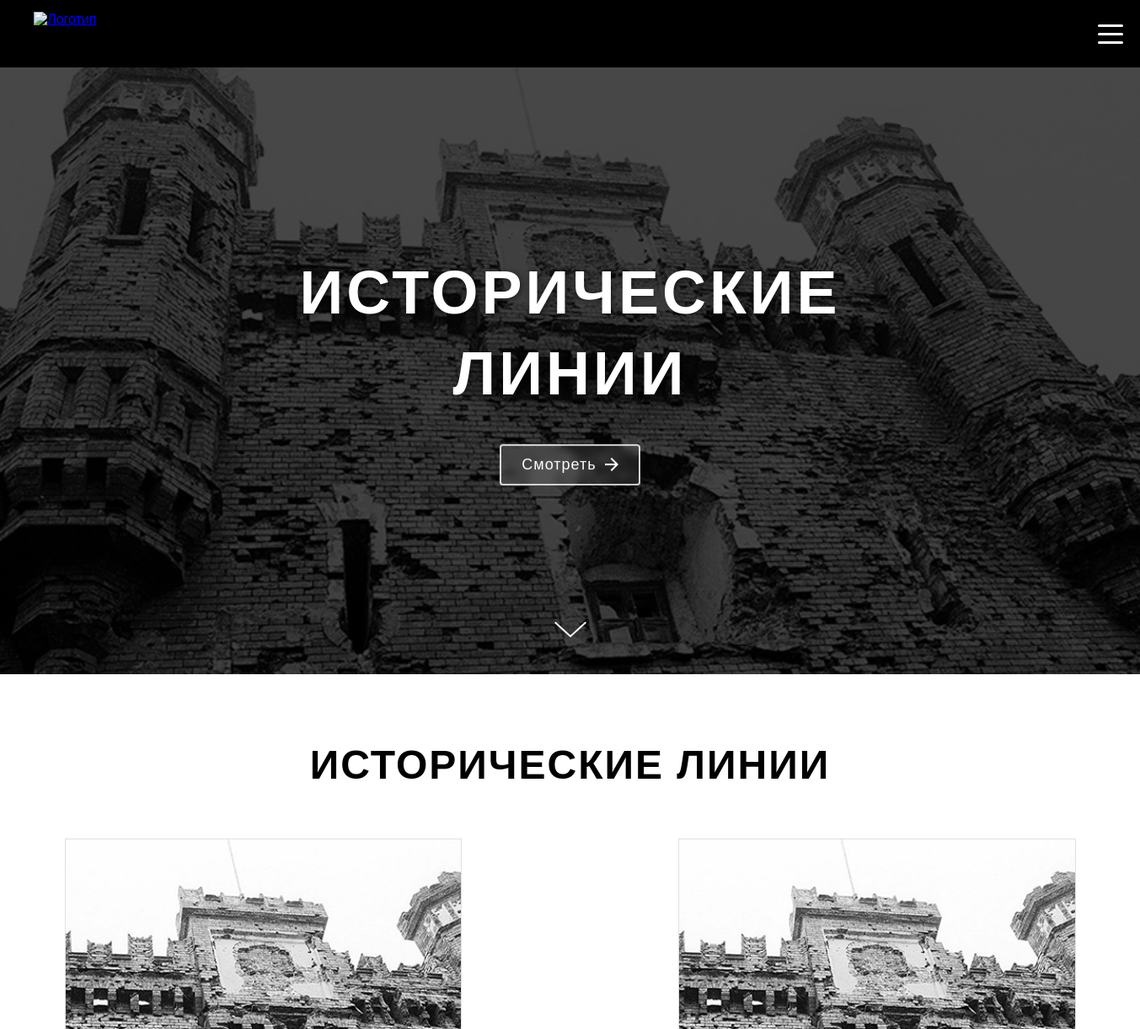
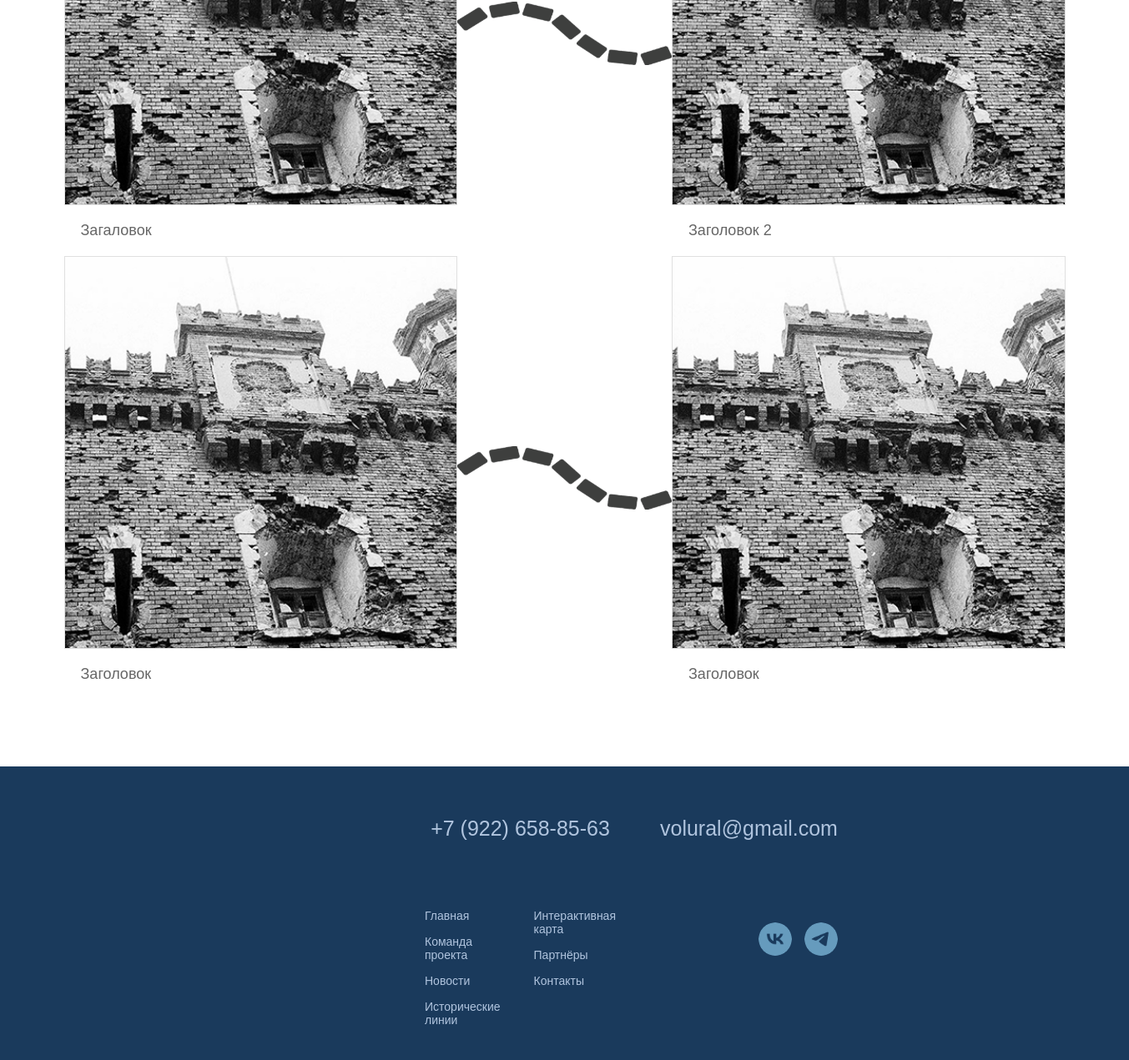
The page /history/ on the database its author committed (2 pictures, top to bottom).
### core/models.py (models this page shows, shortened)
class HistoryLine(models.Model):
    title = models.CharField(max_length=200, blank=True)
    image = models.ImageField(upload_to='history/')
    description = models.TextField(blank=True, null=True)
    order = models.PositiveIntegerField(default=0)
    class Meta:
        ordering = ['order']

### core/views.py (the view)
# urls.py: path('history/', history_lines_page, name='history'),
def history_lines_page(request):
    lines = HistoryLine.objects.all().order_by('order')
    return render(request, 'historyLine.html', {'history_lines': lines})

### core/templates/historyLine.html (shortened to what this page needs)
<!DOCTYPE html>
<html lang="ru">
<head>
    {% load static %}
    <link rel="stylesheet" href="{% static 'css/main.css' %}">
    <link rel="stylesheet" href="{% static 'css/historyLine.css' %}">
</head>
<body>
    <header id="header">
        <div class="menu-container">
            <div class="logo">
                <a href="/" class="logo-link" aria-label="Главная">
                    <img src="https://static.tildacdn.info/tild3238-3263-4763-b737-373635623637/noroot.png" alt="Логотип">
                </a>
            </div>
            <button class="hamburger" id="hamburger" aria-label="Меню">
                <span></span>
                <span></span>
                <span></span>
            </button>
        </div>
    </header>
    <section id="history-line-hero">
        <div class="history-line-wrapper">
            <div class="history-line-background">
                <img src="{% static 'img/historyLine-Castel.png' %}" alt="Исторические линии" class="history-line-image">
                <div class="history-line-overlay"></div>
            </div>
            <div class="history-line-content">
                <h1 class="history-line-title">
                    <span class="history-line-title-line">ИСТОРИЧЕСКИЕ</span>
                    <span class="history-line-title-line">ЛИНИИ</span>
                </h1>
                <a href="#history-line-content" class="history-line-cta">
                    <span>Смотреть</span>
                    <svg width="16" height="16" viewBox="0 0 16 16" fill="white">
                        <path d="M8 0L6.59 1.41L12.17 7H0v2h12.17l-5.58 5.59L8 16l8-8z"/>
                    </svg>
                </a>
            </div>
            <div class="history-line-arrow">
            </div>
        </div>
    </section>
    <section id="history-line-content">
        <div class="history-line-content-container">
            <h2 class="history-line-content-title">Исторические линии</h2>
            <div class="history-line-row">
                {% for line in history_lines %}
                <div class="history-line-item">
                    <div class="history-line-image-placeholder">
                        <img src="{{ line.image.url }}"
                             alt="{{ line.title }}"
                             class="history-line-placeholder-img"
                             onclick="openHistoryModal(this)"
                             data-title="{{ line.title }}"
                             data-description="{{ line.description }}">
                    </div>
                    <div class="history-line-description">
                        <p>{{ line.title }}</p>
                    </div>
                </div>
                {% if not forloop.last and not forloop.counter|divisibleby:2 %}
                <div class="history-line-connector">
                    <img src="{% static 'img/path.svg' %}" alt="">
                </div>
                {% endif %}
                {% empty %}
                <p>Исторических линий пока нет.</p>
                {% endfor %}
            </div>
        </div>
    </section>
    <footer id="footer">
        <div class="footer-container">
            <div class="footer-middle">
                <a href="tel:+79226588563" class="footer-phone">+7 (922) 658-85-63</a>
                <div class="footer-nav-columns">
                    <div class="footer-nav-column">
                        <a href="main.html#hero" class="footer-link">Главная</a>
                        <a href="teams.html" class="footer-link">Команда проекта</a>
                        <a href="news.html" class="footer-link">Новости</a>
                        <a href="historyLine.html" class="footer-link">Исторические линии</a>
                    </div>
                    <div class="footer-nav-column">
                        <a href="main.html#interactive-map" class="footer-link">Интерактивная карта</a>
                        <a href="partners.html" class="footer-link">Партнёры</a>
                        <a href="contacts.html" class="footer-link">Контакты</a>
                    </div>
                </div>
            </div>
            <div class="footer-right">
                <a href="mailto:volural@gmail.com" class="footer-email">volural@gmail.com</a>
                <div class="footer-social">
                    <a href="#" target="_blank" class="footer-social-icon" aria-label="VKontakte">
                        <img src="{% static 'img/logoVK.png' %}" alt="VKontakte" class="footer-social-image">
                    </a>
                    <a href="#" target="_blank" class="footer-social-icon" aria-label="Telegram">
                        <img src="{% static 'img/logoTG.png' %}" alt="Telegram" class="footer-social-image">
                    </a>
                </div>
            </div>
        </div>
    </footer>
</body>
</html>

### core/static/css/main.css (style rules this page uses)
* { margin: 0; padding: 0; box-sizing: border-box; }
html { scroll-behavior: smooth; }
body { font-family: Arial, sans-serif; overflow-x: hidden; margin: 0; padding: 0; }
#header { background-color: #000; width: 100%; position: fixed; top: 0; left: 0; right: 0; z-index: 100; }
.menu-container { display: flex; align-items: center; justify-content: space-between; padding: 0 20px 0 40px; height: 80px; }
.logo { display: flex; align-items: center; }
.logo-link { display: inline-flex; align-items: center; }
.logo img { width: 120px; height: 53px; display: block; }
.hamburger { display: flex; flex-direction: column; justify-content: space-around; width: 30px; height: 30px; background: transparent; border: none; cursor: pointer; padding: 0; z-index: 10; }
.hamburger span { width: 30px; height: 3px; background-color: #fff; border-radius: 3px; transition: all 0.3s ease; transform-origin: center; }
.history-line-title { font-size: 36px; font-weight: bold; color: #000; text-align: center; margin-bottom: 50px; }
.history-line-content { position: relative; display: flex; align-items: center; justify-content: center; margin-bottom: 30px; }
.history-line-image { width: 100%; height: 100%; object-fit: cover; }
.history-line-description { font-size: 16px; color: #000; margin: 0; padding-left: 20px; }
#footer { background-color: #1a3a5c; color: #fff; padding: 60px 40px 40px; }
.footer-container { margin: 0 auto; display: grid; grid-template-columns: 1fr 1fr 1fr; align-items: start; }
.footer-middle { display: flex; flex-direction: column; gap: 82px; align-items: center; margin-left: 389px; margin-right: 53px; }
.footer-nav-columns { display: flex; gap: 40px; justify-content: center; }
.footer-nav-column { display: flex; flex-direction: column; gap: 15px; }
.footer-link { color: #b0c4de; text-decoration: none; font-size: 14px; transition: color 0.3s ease; }
.footer-right { padding-right: 339px; display: flex; flex-direction: column; gap: 98px; align-items: flex-end; }
.footer-phone, .footer-email { color: #b0c4de; text-decoration: none; font-size: 25px; transition: color 0.3s ease; }
.footer-social { display: flex; gap: 15px; }
.footer-social-icon { width: 40px; height: 40px; border-radius: 50%; display: flex; align-items: center; justify-content: center; transition: opacity 0.3s ease; }
.footer-social-image { width: 100%; height: 100%; object-fit: contain; border-radius: 50%; }

### rows shown on the page
HistoryLine: image (picture), title "Загаловок"
HistoryLine: image (picture), title "Заголовок 2"
HistoryLine: image (picture), title "Заголовок"
HistoryLine: image (picture), title "Заголовок"
